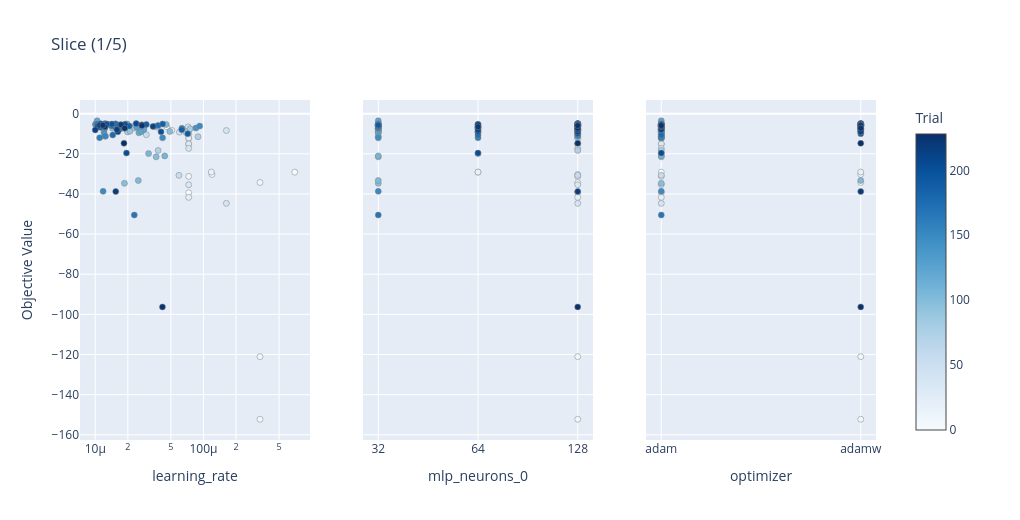
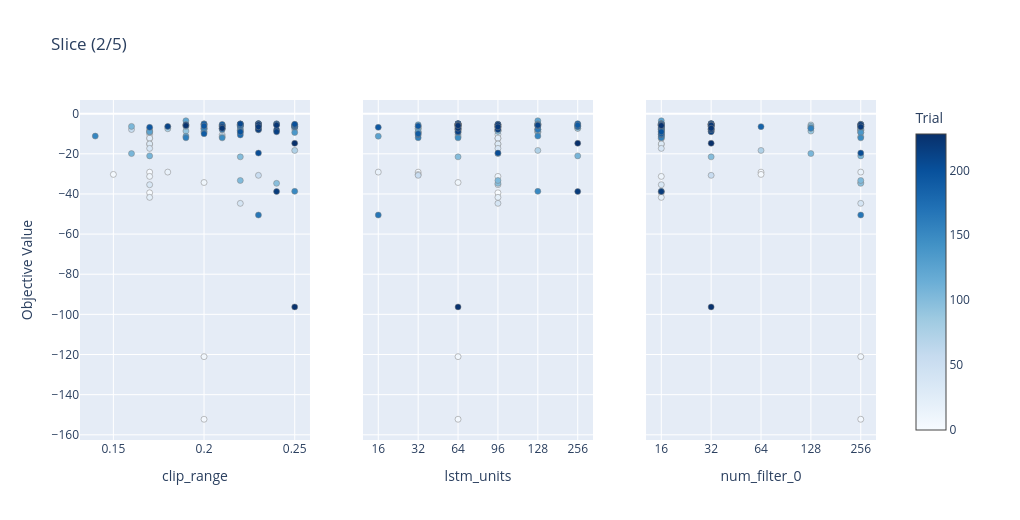
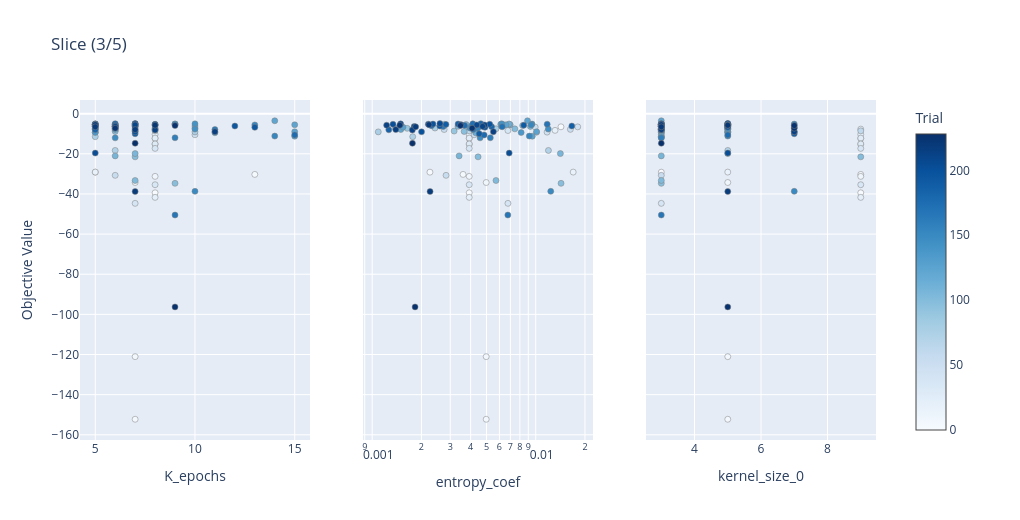
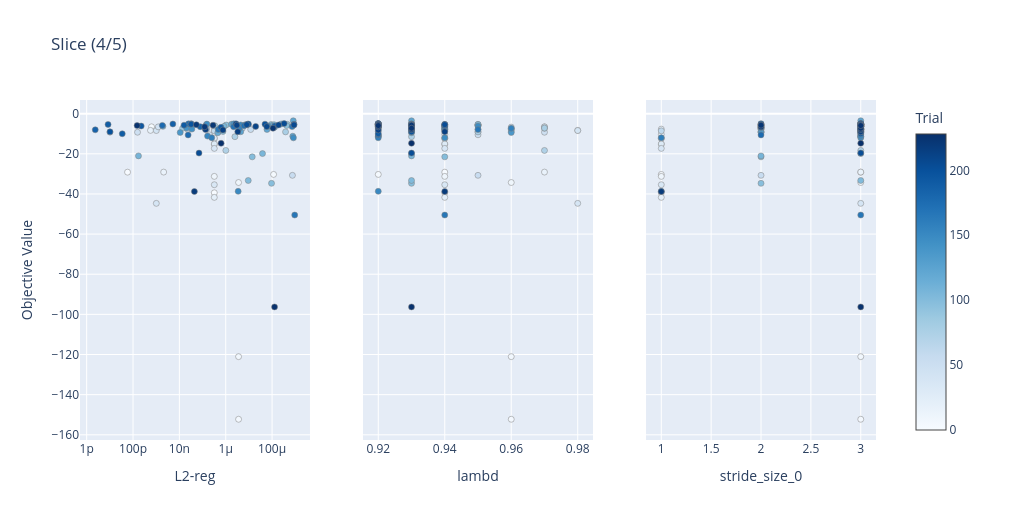

Write notebook code for charts like these, in order.
### Code cell
import math
import optuna
from optuna.visualization import plot_slice

params = list(dict(sorted(imps.items(), key=lambda kv: kv[1], reverse=True)).keys())
def slice_in_chunks(study, params, n_groups=4, width_per_param=320, height=500):
    """Return a list of Plotly figs; each fig shows a chunk of params."""
    figs = []
    chunk = math.ceil(len(params)/n_groups)
    for i in range(0, len(params), chunk):
        grp = params[i:i+chunk]
        fig = plot_slice(study, params=grp)
        fig.update_layout(
            width=max(900, width_per_param*len(grp)),
            height=height,
            title=f"Slice ({i//chunk + 1}/{math.ceil(len(params)/chunk)})"
        )
        figs.append(fig)
    return figs

figs = slice_in_chunks(study, params, n_groups=5, width_per_param=340, height=520)
for fig in figs:
    fig.show()
